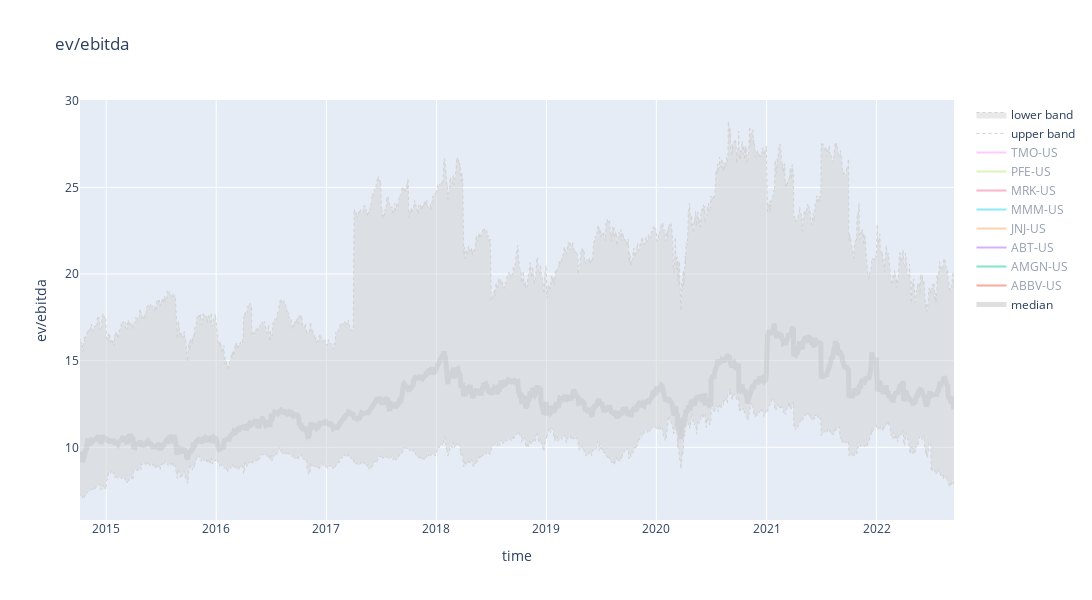

Notebook source saved alongside this figure:
### Markdown cell above
Plot multiple: $\frac{EV}{EBITDA}$

### Code cell
# example
plot_multiple('ev/ebitda', UNIVERSE, ev_ebitda_plot)

### Figure 1 — Plotly figure (JSON) as saved in the notebook; plotly's stock layout.template omitted (floating-point values rounded to 4 significant figures; data arrays with more than 128 entries replaced by an {"elided": "..."} marker saying what was removed)
{"data": [{"line": {"color": "gray", "dash": "solid", "width": 5}, "name": "median", "opacity": 0.25, "type": "scatter", "x": {"elided": "2001 str values"}, "y": {"elided": "2001 float values"}}, {"name": "ABBV-US", "type": "scatter", "visible": "legendonly", "x": {"elided": "2001 str values"}, "y": {"elided": "2001 float values"}}, {"name": "AMGN-US", "type": "scatter", "visible": "legendonly", "x": {"elided": "2001 str values"}, "y": {"elided": "2001 float values"}}, {"name": "ABT-US", "type": "scatter", "visible": "legendonly", "x": {"elided": "2001 str values"}, "y": {"elided": "2001 float values"}}, {"name": "JNJ-US", "type": "scatter", "visible": "legendonly", "x": {"elided": "2001 str values"}, "y": {"elided": "2001 float values"}}, {"name": "MMM-US", "type": "scatter", "visible": "legendonly", "x": {"elided": "2001 str values"}, "y": {"elided": "2001 float values"}}, {"name": "MRK-US", "type": "scatter", "visible": "legendonly", "x": {"elided": "2001 str values"}, "y": {"elided": "2001 float values"}}, {"name": "PFE-US", "type": "scatter", "visible": "legendonly", "x": {"elided": "2001 str values"}, "y": {"elided": "2001 float values"}}, {"name": "TMO-US", "type": "scatter", "visible": "legendonly", "x": {"elided": "2001 str values"}, "y": {"elided": "2001 float values"}}, {"line": {"color": "lightgray", "dash": "dot", "width": 1}, "name": "upper band", "opacity": 0.25, "type": "scatter", "x": {"elided": "2001 str values"}, "y": {"elided": "2001 float values"}}, {"fill": "tonexty", "line": {"color": "lightgray", "dash": "dot", "width": 1}, "name": "lower band", "opacity": 0.25, "type": "scatter", "x": {"elided": "2001 str values"}, "y": {"elided": "2001 float values"}}], "layout": {"height": 600, "title": {"text": "ev/ebitda"}, "width": 1200, "xaxis": {"title": {"text": "time"}}, "yaxis": {"title": {"text": "ev/ebitda"}}}}
